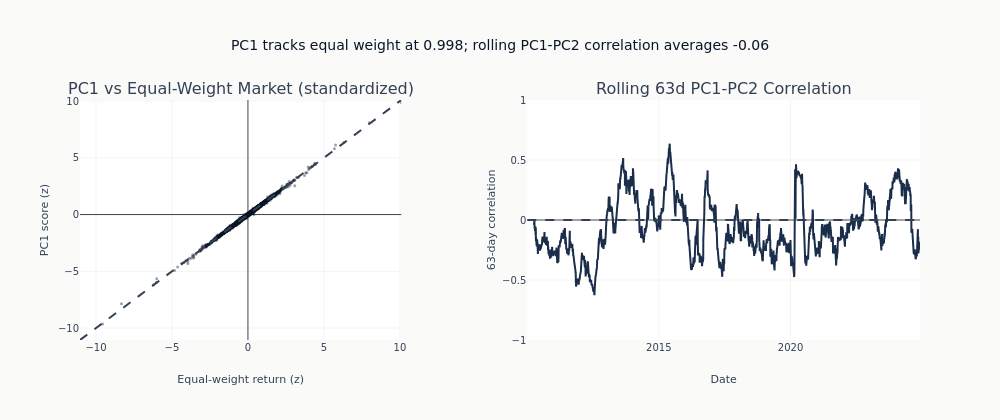

Source (notebook cell):
### Markdown cell above
Apply axis labels and honest correlation limits before rendering.

### Code cell
fig.add_hline(y=0, line_dash="dash", line_color=COLORS["neutral"], row=1, col=2)
fig.update_xaxes(
    title_text="Equal-weight return (z)", range=[scatter_min, scatter_max], row=1, col=1
)
fig.update_yaxes(title_text="PC1 score (z)", range=[scatter_min, scatter_max], row=1, col=1)
fig.update_xaxes(title_text="Date", row=1, col=2)
fig.update_yaxes(title_text="63-day correlation", range=[-1, 1], row=1, col=2)
fig.update_layout(
    height=420,
    width=1000,
    title_text=(
        f"PC1 tracks equal weight at {pc1_market_corr:.3f}; rolling PC1-PC2 correlation "
        f"averages {roll_corr.mean():+.2f}"
    ),
)
fig.show()

### Figure 1 — Plotly figure (JSON) as saved in the notebook; plotly's stock layout.template omitted (floating-point values rounded to 4 significant figures; data arrays with more than 128 entries replaced by an {"elided": "..."} marker saying what was removed)
{"data": [{"marker": {"color": "#0a1628", "opacity": 0.4, "size": 3}, "mode": "markers", "name": "Daily", "showlegend": false, "type": "scatter", "x": {"elided": "3752 float values"}, "xaxis": "x", "y": {"elided": "3752 float values"}, "yaxis": "y"}, {"line": {"color": "#334155", "dash": "dash"}, "mode": "lines", "name": "45°", "showlegend": false, "type": "scatter", "x": [-11.05, 10.09], "xaxis": "x", "y": [-11.05, 10.09], "yaxis": "y"}, {"line": {"color": "#1a2d4a"}, "name": "PC1-PC2", "showlegend": false, "type": "scatter", "x": {"elided": "3752 str values"}, "xaxis": "x2", "y": {"elided": "3752 float values"}, "yaxis": "y2"}], "layout": {"annotations": [{"font": {"size": 16}, "showarrow": false, "text": "PC1 vs Equal-Weight Market (standardized)", "x": 0.1913, "xanchor": "center", "xref": "paper", "y": 1.0, "yanchor": "bottom", "yref": "paper"}, {"font": {"size": 16}, "showarrow": false, "text": "Rolling 63d PC1-PC2 Correlation", "x": 0.7662, "xanchor": "center", "xref": "paper", "y": 1.0, "yanchor": "bottom", "yref": "paper"}], "height": 420, "shapes": [{"line": {"color": "#334155", "dash": "dash"}, "type": "line", "x0": 0, "x1": 1, "xref": "x2 domain", "y0": 0, "y1": 0, "yref": "y2"}], "title": {"text": "PC1 tracks equal weight at 0.998; rolling PC1-PC2 correlation averages -0.06"}, "width": 1000, "xaxis": {"anchor": "y", "domain": [0.0, 0.3825], "range": [-11.05, 10.09], "title": {"text": "Equal-weight return (z)"}}, "xaxis2": {"anchor": "y2", "domain": [0.5325, 1.0], "title": {"text": "Date"}}, "yaxis": {"anchor": "x", "domain": [0.0, 1.0], "range": [-11.05, 10.09], "title": {"text": "PC1 score (z)"}}, "yaxis2": {"anchor": "x2", "domain": [0.0, 1.0], "range": [-1, 1], "title": {"text": "63-day correlation"}}}}
